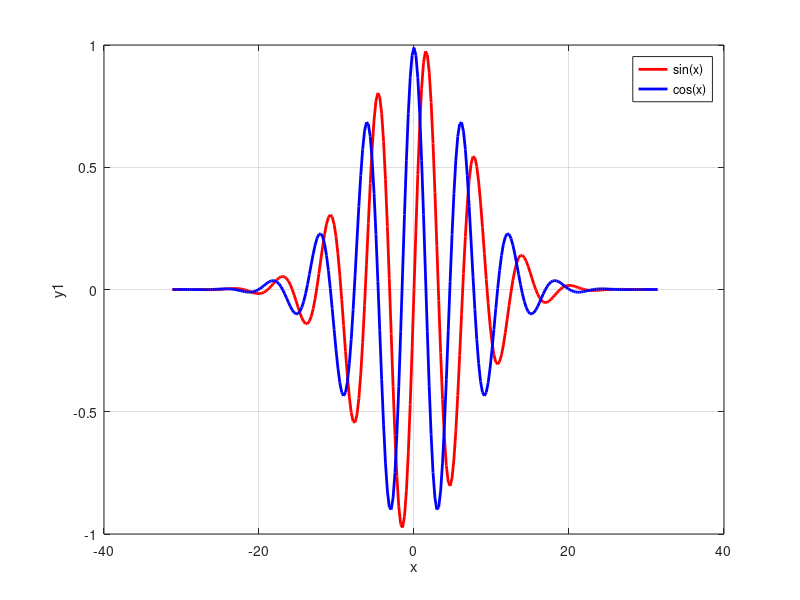

MATLAB code to generate this figure:
datos = load('datos.txt');

% Separar en vectores
x = datos(:, 1);
y1 = datos(:, 2);
y2= datos(:,3);



% Graficar la primera función
plot(x, y1, 'r', 'LineWidth', 2);  % Línea roja
hold on;  % Mantener la gráfica actual

% Graficar la segunda función
plot(x, y2, 'b', 'LineWidth', 2);  % Línea azul punteada

% Personalizar la gráfica
title('');
xlabel('x');
ylabel('y1');
legend('sin(x)', 'cos(x)');  % Añadir leyenda
grid on;  % Activar la cuadrícula

% Opcional: Guardar la gráfica
print -dpng grafico.png;